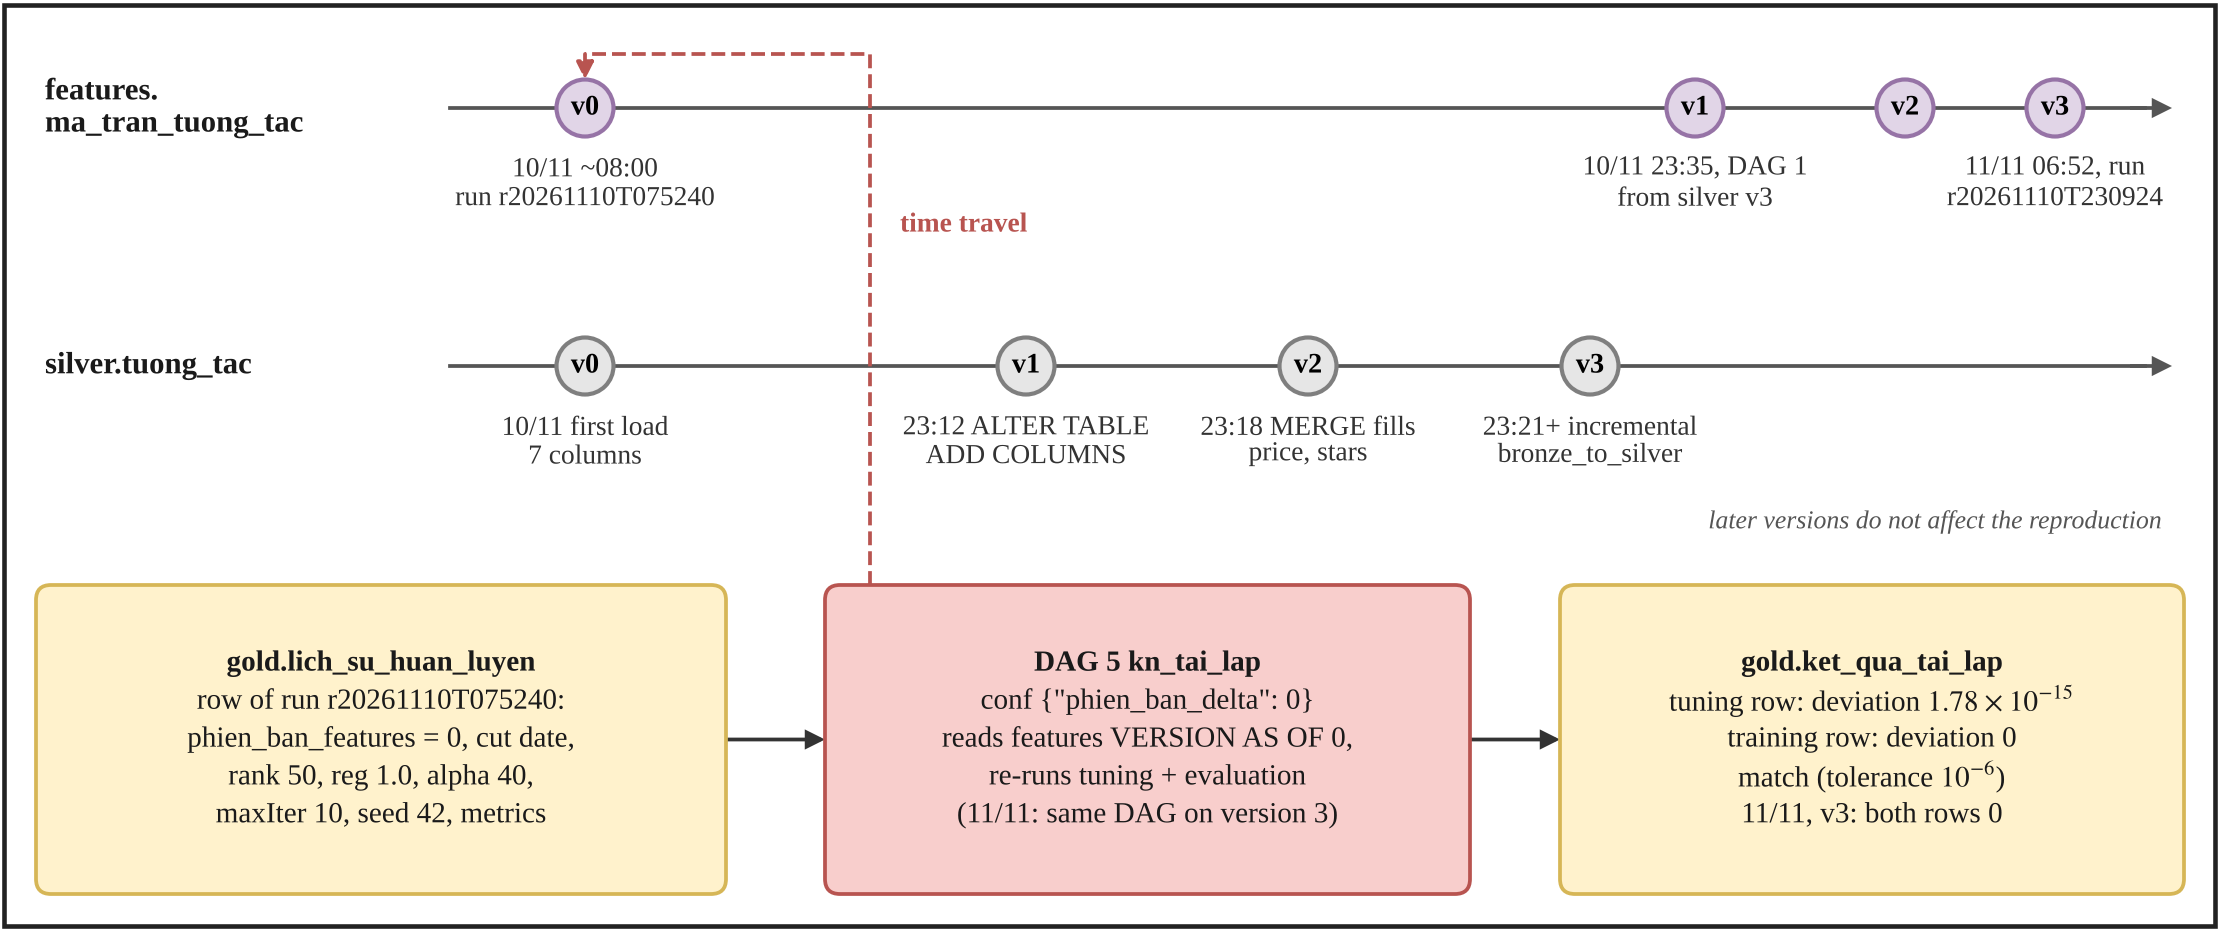

Generate this figure with Python:
"""Hình: tái lập thí nghiệm bằng time travel của Delta (hai lần: 10/11 trên features v0, 11/11 trên v3)."""
from matplotlib.patches import Circle
from ve import BANG, So

s = So(7.4, 3.1)


def truc(y, ten, moc, mau):
    nen, vien, _ = BANG[mau]
    s.chu(0.15, y, ten, co=7.4, canh="left", dam=True)
    s.ax.plot([1.5, 7.15], [y, y], color="#555555", lw=0.9, zorder=2)
    s.mui((7.1, y), (7.24, y), mau="#555555")
    for x, nhan, mo_ta in moc:
        s.ax.add_patch(Circle((x, y), 0.095, fc=nen, ec=vien, lw=1.0, zorder=4))
        s.ax.text(x, y, nhan, fontsize=6.8, ha="center", va="center", zorder=5, fontweight="bold")
        if mo_ta:
            s.ax.text(x, y + 0.15, mo_ta, fontsize=6.6, ha="center", va="top", zorder=5, color="#333333",
                      linespacing=1.15)


truc(0.36, "features.\nma_tran_tuong_tac", [
    (1.95, "v0", "10/11 ~08:00\nrun r20261110T075240"),
    (5.65, "v1", "10/11 23:35, DAG 1\nfrom silver v3"),
    (6.35, "v2", ""),
    (6.85, "v3", "11/11 06:52, run\nr20261110T230924"),
], "feat")
truc(1.22, "silver.tuong_tac", [
    (1.95, "v0", "10/11 first load\n7 columns"),
    (3.42, "v1", "23:12 ALTER TABLE\nADD COLUMNS"),
    (4.36, "v2", "23:18 MERGE fills\nprice, stars"),
    (5.3, "v3", "23:21+ incremental\nbronze_to_silver"),
], "silver")
s.chu(6.45, 1.74, "later versions do not affect the reproduction", co=6.2, nghieng=True, mau="#555555")

s.hop("ls", 0.12, 1.95, 2.3, 1.03, "gold.lich_su_huan_luyen\nrow of run r20261110T075240:\nphien_ban_features = 0, cut date,\nrank 50, reg 1.0, alpha 40,\nmaxIter 10, seed 42, metrics", "gold", co=7.0)
s.hop("dag", 2.75, 1.95, 2.15, 1.03, "DAG 5 kn_tai_lap\nconf {\"phien_ban_delta\": 0}\nreads features VERSION AS OF 0,\nre-runs tuning + evaluation\n(11/11: same DAG on version 3)", "af", co=7.0)
s.hop("kq", 5.2, 1.95, 2.08, 1.03, "gold.ket_qua_tai_lap\ntuning row: deviation $1.78\\times10^{-15}$\ntraining row: deviation 0\nmatch (tolerance $10^{-6}$)\n11/11, v3: both rows 0", "gold", co=7.0)
s.duong([(2.9, 1.95), (2.9, 0.18), (1.95, 0.18), (1.95, 0.265)], loai="dieu_khien")
s.chu(3.0, 0.75, "time travel", co=6.6, mau="#B85450", dam=True, canh="left")
s.mui("ls", "dag", "e", "w")
s.mui("dag", "kq", "e", "w")
s.luu("f09_tai_lap.png")
